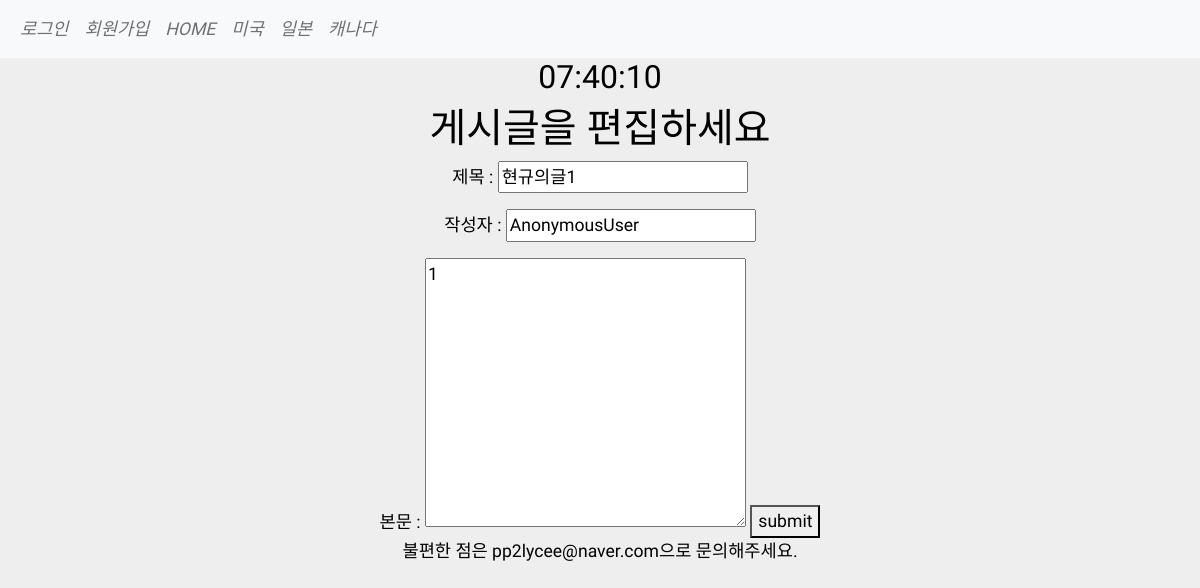
Screenshot of /blog/edit/5 with the database file from the repository.
### blog/models.py (models this page shows, shortened)
class Blog(models.Model):
    title = models.CharField(max_length=200) #제한 있음.
    writer = models.CharField(max_length=100)
    pub_date = models.DateTimeField()
    body = models.TextField() #제한 없음.
    image = models.ImageField(upload_to="blog/", blank=True, null=True )
    community = models.CharField(max_length=100, choices=COMMUNITY_CHOICES,default="C1")

### blog/views.py (the view)
# urls.py: path('edit/<str:id>',edit,name="edit"),
def edit(request,id):
    edit_blog = Blog.objects.get(id= id)
    return render(request,'edit.html',{'blog':edit_blog})

### blog/templates/edit.html (shortened to what this page needs)
{% extends 'base.html' %}
{%block content%}
<h1>게시글을 편집하세요</h1>
<form action="{%url 'blog:update' blog.id %}" method="post">
    <p>제목 : <input type="text" name = "title" value="{{blog.title}}"></p>
    <p>작성자 : <input type="text" name = "writer" value="{{blog.writer}}"></p>
    본문 : <textarea name="body" id="" cols="30" rows="10">{{blog.body}}</textarea>
    <button type="submit">submit</button>
</form>
{%endblock%}

### lionproject/templates/base.html (style rules this page uses)
body { background-color: #EEEEEE; color: black; margin: 0; padding: 0; font-size: 1.1em; text-align:center; font-family: 'Hack'; }
* { font-family: 'Black Han Sans', sans-serif }

### rows the page displays
Blog: title "현규의글1", writer "AnonymousUser", body "1"
